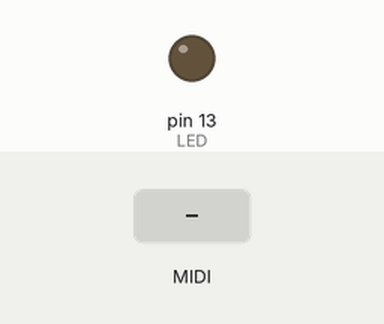
This sketch was run on a simulated Arduino Uno, built with avr-gcc and run on an emulated ATmega328P. Parts: output pins drawn as LEDs (lit = HIGH). The inputs (shaded band) are chosen by the test bench. MIDI output is not drawn.

Above: at 1.2 s.
1.3 s: MIDI note 36 received
At 1.45 s:
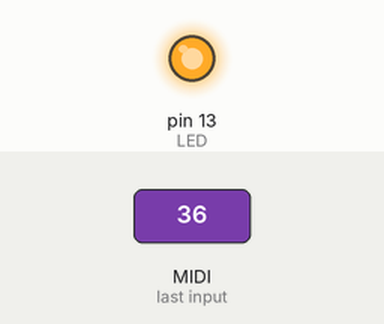
Timing chart, 0 to 4.3 s (numbered marks = the images above; inputs shaded):
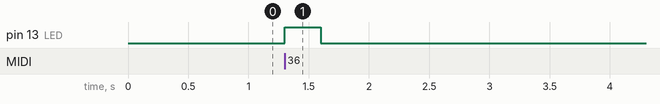

The sketch:

midi-in-out.ino
```cpp
#include <MIDI.h>  // Add Midi Library

#define LED 13    // Arduino Board LED is on Pin 13

//Create an instance of the library with default name, serial port and settings
MIDI_CREATE_DEFAULT_INSTANCE();

 int velocity = 100;//velocity of MIDI notes, must be between 0 and 127
 //higher velocity usually makes MIDI instruments louder

 int noteON = 144;//144 = 10010000 in binary, note on command
 int noteOFF = 128;//128 = 10000000 in binary, note off command

int ledState = LOW;

void setup() {
  pinMode (LED, OUTPUT); // Set Arduino board pin 13 to output
  MIDI.begin(MIDI_CHANNEL_OMNI); // Initialize the Midi Library.
  // OMNI sets it to listen to all channels.. MIDI.begin(2) would set it
  // to respond to notes on channel 2 only.
  MIDI.setHandleNoteOn(MyHandleNoteOn); // This is important!! This command
  // tells the Midi Library which function you want to call when a NOTE ON command
  // is received. In this case it's "MyHandleNoteOn".
  MIDI.setHandleNoteOff(MyHandleNoteOff); // This command tells the Midi Library
  // to call "MyHandleNoteOff" when a NOTE OFF command is received.
  MIDI.setHandleClock(MyClockHandler);
}

void loop() { // Main loop
  MIDI.read(); // Continuously check if Midi data has been received.
}

void MyClockHandler(void) {
  if (ledState == LOW)
      ledState = HIGH;
    else
      ledState = LOW;

    // set the LED with the ledState of the variable:
    digitalWrite(LED, ledState);
}

//send MIDI message
void MIDImessage(int command, int MIDInote, int MIDIvelocity) {
  Serial.write(command);//send note on or note off command
  Serial.write(MIDInote);//send pitch data
  Serial.write(MIDIvelocity);//send velocity data
}

// MyHandleNoteON is the function that will be called by the Midi Library
// when a MIDI NOTE ON message is received.
// It will be passed bytes for Channel, Pitch, and Velocity
void MyHandleNoteOn(byte channel, byte pitch, byte velocity) {
  digitalWrite(LED,HIGH);  //Turn LED on
  MIDImessage(noteON, pitch, velocity);//turn note on
}

// MyHandleNoteOFF is the function that will be called by the Midi Library
// when a MIDI NOTE OFF message is received.
// * A NOTE ON message with Velocity = 0 will be treated as a NOTE OFF message *
// It will be passed bytes for Channel, Pitch, and Velocity
void MyHandleNoteOff(byte channel, byte pitch, byte velocity) {
  digitalWrite(LED,LOW);  //Turn LED off
  MIDImessage(noteOFF, pitch, velocity);//turn note off
}
```

Measured:
- after the input at 1.3 s, pin 13 (LED): LOW → HIGH at once, → LOW 0.30 s later
